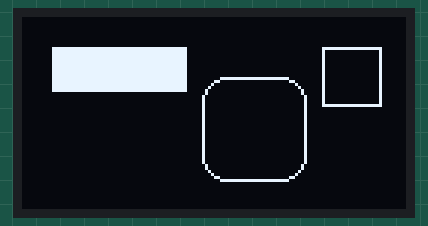
This sketch was run on a simulated Arduino Uno, built with avr-gcc and run on an emulated ATmega328P. Shown: 128×64 one-colour display.

Above: at 0.1 s.

The sketch:

Desenho_Retangulo.ino
```cpp
/***********************************************************************************************
 * EXEMPLO DE APLICAÇÃO USANDO MÓDULO OLED 0,96" (Desenho de Retangulo)                        *
 * BY: LAB+ PROJETOS - 21.01.21 - UPDATE: 02.07.21                                             *
 ***********************************************************************************************/
#include <SPI.h>                                                          //Biblioteca para uso de Sinal Periférico
#include <Wire.h>                                                         //Biblioteca para uso geral
#include <Adafruit_GFX.h>                                                 //Biblioteca para uso da Adafruit
#include <Adafruit_SSD1306.h>                                             //Biblioteca para uso do SSD1306 OLED

const byte SCREEN_WIDTH = 128;                                            //Define a quantidade de pixels de largura
const byte SCREEN_HEIGHT = 64;                                            //Define a quantidade de pixels de altura
const int OLED_RESET = -1;                                                //Pino de reset (-1) se compartilhar pino de reset Arduino
Adafruit_SSD1306 display(SCREEN_WIDTH, SCREEN_HEIGHT, &Wire, OLED_RESET); //Cria o objeto display e define a resolução

void setup()
{
  display.begin(SSD1306_SWITCHCAPVCC, 0x3C);                              //Ligação dos Circuitos Internos, Endereço padrão OLED.
  display.clearDisplay();                                                 //Limpa o buffer.
}

void loop()
{
  display.clearDisplay ();                                                //Limpa o buffer.
  display.drawRect (100, 10, 20, 20, WHITE);                              //Retângulo Comum (Start X, Start Y, Widht, Height, Color)
  display.fillRect (10, 10, 45, 15, WHITE);                               //Retângulo Preenchido (Start X, Start Y, Widht, Height, Color)
  display.drawRoundRect (60, 20, 35, 35, 8, WHITE);                       //Retângulo Arredondado (Start X, Start Y, Widht, Height, Radius, Color)
  display.display ();                                                     //Atualiza a representação na memória, chamado para ligar o display
  delay(1000);                                                            //Aguarda 1s
}
```
